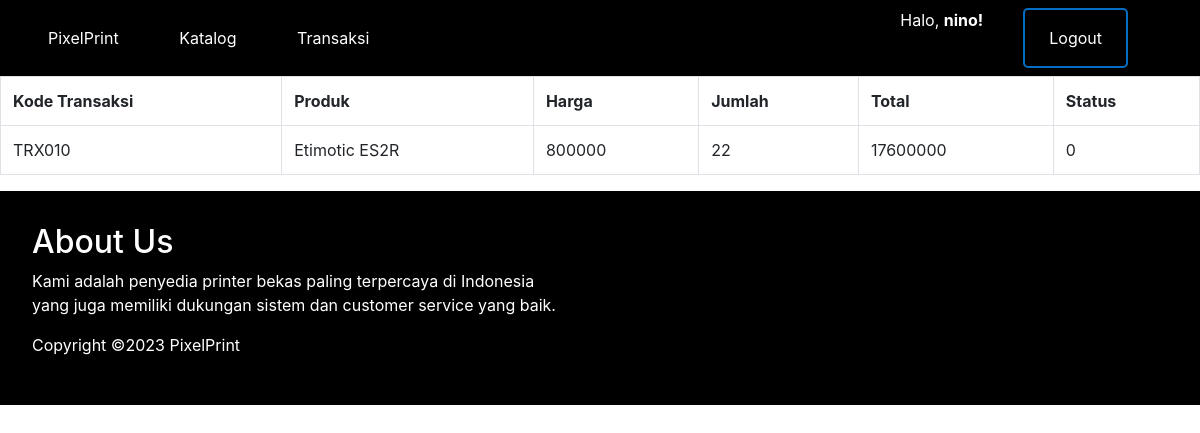
/customer/transaksi.php (signed in), run on the app's committed database.
### tables this page shows
CREATE TABLE `transaksi` (
  `id` int(10) NOT NULL,
  `iduser` int(11) NOT NULL,
  `name` varchar(255) NOT NULL,
  `kodetransaksi` varchar(10) NOT NULL,
  `jumlah` int(10) NOT NULL,
  `kodebarang` varchar(10) NOT NULL,
  `namabarang` varchar(255) NOT NULL,
  `alamat` varchar(255) NOT NULL,
  `status` int(10) NOT NULL
);

CREATE TABLE `barang` (
  `id` int(10) NOT NULL,
  `kodebarang` varchar(10) NOT NULL,
  `namabarang` varchar(100) NOT NULL,
  `harga` float(10,0) NOT NULL,
  `stok` varchar(20) NOT NULL DEFAULT '0',
  `deskripsi` varchar(255) NOT NULL,
  `tanggal` timestamp NOT NULL DEFAULT current_timestamp()
);

### customer/transaksi.php (the view, shortened to what this page needs)
<!DOCTYPE html>
<html lang="en">
<head>
    <link rel="stylesheet" type="text/css" href="../css/customer.css">
    <link rel="stylesheet" href="https://cdn.jsdelivr.net/npm/bootstrap@4.1.3/dist/css/bootstrap.min.css">
</head>
<body>
    <?php
    include '../koneksi.php';
    $iduser = $_SESSION["iduser"];
    ?>
    <?php
    $sql = "SELECT * FROM transaksi INNER JOIN barang ON transaksi.kodebarang = barang.kodebarang WHERE transaksi.iduser = $iduser";
    $result = $koneksi->query($sql);
    ?>
    <header>
        <nav class="navbar">
            <div class="menu">
                <a href="dashboard.php">PixelPrint</a>
                <a href="katalog.php">Katalog</a>
                <a href="transaksi.php">Transaksi</a>
            </div>
            <div class="right-menu">
                <p>Halo,           <b><?= $_SESSION['username'];?>!</b></p>
                <a class="logout-btn" href="../logout.php">Logout</a>
            </div>
        </nav>
    </header>
    <main>
        <?php
         if ($result->num_rows > 0) {
             echo "<table class='table table-bordered'>
             <tr>
             <th>Kode Transaksi</th>
             <th>Produk</th>
             <th>Harga</th>
             <th>Jumlah</th>
             <th>Total</th>
             <th>Status</th>
             </tr>";
             while($row = $result->fetch_assoc()) {
                 echo "<tr><td>" . $row["kodetransaksi"]. "</td><td>" . $row["namabarang"]. "</td><td>" . $row["harga"]. "</td><td>" . $row["jumlah"]. "</td><td>" . $row["harga"] * $row["jumlah"]. "</td><td>" . $row["status"]. "</td></tr>";
             }
             echo "</table>";
         } else {
             echo "0 results";
         }
        ?>
        <section id="aboutus" class="about-us-section">
            <h2 class="sub-title">About Us</h2>
            <p>Kami adalah penyedia printer bekas paling terpercaya di Indonesia <br> yang juga memiliki dukungan sistem dan customer service yang baik.</p>
            <p>Copyright ©2023 PixelPrint</p>
        </section>
    </main>
</body>
</html>

### css/customer.css (style rules this page uses)
body { font-family: 'Poppins', sans-serif; margin: 0; padding: 0; }
.navbar { display: flex; justify-content: space-between; align-items: center; padding: 20px; background-color: black; color: #fff; }
.navbar a { color: #fff; margin-right: 3.5rem; text-decoration: none; }
.navbar .menu { padding-left: 2rem; }
.right-menu { display: flex; }
.logout-btn { margin-left: 2.5rem; border: 2px solid #046ec4; border-radius: 5px; color: black; padding: 1rem 1.5rem; font-size: 16px; cursor: pointer; }
.about-us-section { padding: 2rem; background-color: black; color: white; }

### data on the page
transaksi: kodetransaksi "TRX010", barang.namabarang "Etimotic ES2R", barang.harga "800000", jumlah "22", $row['harga']*$row['jumlah'] "17600000", status "0"

### other printed values
$_SESSION['username'] "nino"
